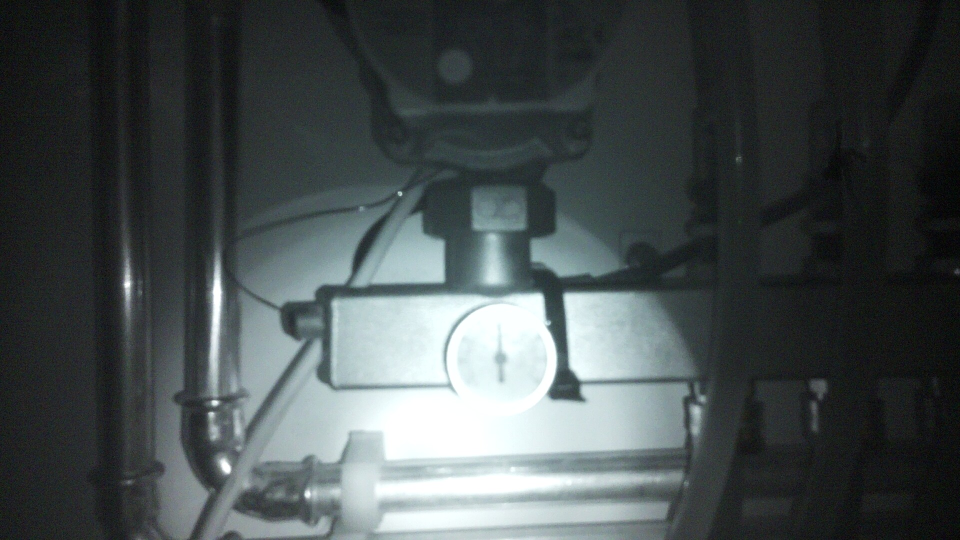
#> input picture test_images/test_dark_pump_off_40C.jpg, 1920 x 1080 px (shown at 1/2 size)
$ python -i gauge_reader.py   (imports and definitions only)
#> lines starting #> are read from the running program, lines starting #| are printed output that depends on the picture; after the words box and inside, x2 and y2 are one past the last pixel; in counts of white or black regions, pixels touching at a corner belong together
#!/usr/bin/env python3
"""
Temperature Gauge Needle Angle Detection System
Reads analog circular temperature gauge by detecting needle angle
No AI/API required - pure computer vision
"""

import argparse
import cv2
import numpy as np
import json
from pathlib import Path
from datetime import datetime

DEFAULT_CONFIG_PATH = Path(__file__).with_name("settings.json")

DEFAULT_SETTINGS = {
    "gauge": {
        "min_temp": 0,
        "max_temp": 80,
        "arc_degrees": 270,
        "zero_angle": 225,
        "min_radius": 30,
        "max_radius": 200,
        "needle_color_range": {
            "black": [[0, 0, 0], [180, 255, 80]],
            "red": [[0, 100, 100], [10, 255, 255]],
            "white": [[0, 0, 200], [180, 30, 255]]
        },
        "calibration_file": "gauge_calibration.json"
    }
}

# Runtime configuration values populated from settings
GAUGE_MIN_TEMP = DEFAULT_SETTINGS["gauge"]["min_temp"]
GAUGE_MAX_TEMP = DEFAULT_SETTINGS["gauge"]["max_temp"]
GAUGE_ARC_DEGREES = DEFAULT_SETTINGS["gauge"]["arc_degrees"]
GAUGE_ZERO_ANGLE = DEFAULT_SETTINGS["gauge"]["zero_angle"]
GAUGE_MIN_RADIUS = DEFAULT_SETTINGS["gauge"]["min_radius"]
GAUGE_MAX_RADIUS = DEFAULT_SETTINGS["gauge"]["max_radius"]
NEEDLE_COLOR_RANGE = {}
CALIBRATION_FILE = Path(DEFAULT_SETTINGS["gauge"]["calibration_file"])
CURRENT_CONFIG_PATH = None


def _resolve_path(value, base_dir):
    path = Path(value).expanduser()
    if not path.is_absolute():
        path = (base_dir / path).resolve()
    return path


def apply_settings(settings, base_dir):
    """Merge gauge settings from config into module globals."""

    global GAUGE_MIN_TEMP
    global GAUGE_MAX_TEMP
    global GAUGE_ARC_DEGREES
    global GAUGE_ZERO_ANGLE
    global GAUGE_MIN_RADIUS
    global GAUGE_MAX_RADIUS
    global NEEDLE_COLOR_RANGE
    global CALIBRATION_FILE

    gauge_settings = DEFAULT_SETTINGS["gauge"].copy()
    incoming = settings.get("gauge", {})

    for key, value in incoming.items():
        gauge_settings[key] = value

    GAUGE_MIN_TEMP = gauge_settings["min_temp"]
    GAUGE_MAX_TEMP = gauge_settings["max_temp"]
    GAUGE_ARC_DEGREES = gauge_settings["arc_degrees"]
    GAUGE_ZERO_ANGLE = gauge_settings["zero_angle"]
    GAUGE_MIN_RADIUS = gauge_settings["min_radius"]
    GAUGE_MAX_RADIUS = gauge_settings["max_radius"]

    needle_colors = {}
    for name, bounds in gauge_settings.get("needle_color_range", {}).items():
        lower, upper = bounds
        needle_colors[name] = (
            np.array(lower, dtype=np.uint8),
            np.array(upper, dtype=np.uint8)
        )
    NEEDLE_COLOR_RANGE = needle_colors

    CALIBRATION_FILE = _resolve_path(gauge_settings["calibration_file"], base_dir)


# [25 lines left out: functions _normalize_config_path, configure_from_file, not called in this run]


# Ensure defaults are applied at import
apply_settings(DEFAULT_SETTINGS, DEFAULT_CONFIG_PATH.parent)

# [4 lines not run here, left out]

# ============================================================================
# GAUGE DETECTION
# ============================================================================

def detect_gauge_circle(image):
    """
    Detect the circular gauge in the image
    Returns: (center_x, center_y, radius) or None
    """

    # Convert to grayscale
    gray = cv2.cvtColor(image, cv2.COLOR_BGR2GRAY)

    # Blur to reduce noise
    blurred = cv2.GaussianBlur(gray, (9, 9), 2)

    # Detect circles using Hough Transform
    circles = cv2.HoughCircles(
        blurred,
        cv2.HOUGH_GRADIENT,
        dp=1,
        minDist=100,
        param1=50,
        param2=30,
        minRadius=GAUGE_MIN_RADIUS,
        maxRadius=GAUGE_MAX_RADIUS
    )

    if circles is not None:
        circles = np.round(circles[0, :]).astype("int")

        # Return the most prominent circle (first detected)
        x, y, r = circles[0]
        return (x, y, r)

    return None

def crop_to_gauge(image, center, radius):
    """
    Crop image to gauge region with some padding
    Returns: cropped image, new center coordinates
    """
    x, y, r = center[0], center[1], radius
    padding = int(r * 0.3)

    # Calculate crop boundaries
    x1 = max(0, x - r - padding)
    y1 = max(0, y - r - padding)
    x2 = min(image.shape[1], x + r + padding)
    y2 = min(image.shape[0], y + r + padding)

    # Crop
    cropped = image[y1:y2, x1:x2]

    # New center in cropped image
    new_center = (x - x1, y - y1)

    return cropped, new_center

# ============================================================================
# NEEDLE DETECTION
# ============================================================================

def detect_needle(image, center, radius, needle_color='black'):
    """
    Detect needle in gauge using edge detection and line finding
    Returns: angle in degrees (0° = right, counterclockwise) or None
    """

    if needle_color not in NEEDLE_COLOR_RANGE:
        return None

    # Create mask for gauge area (exclude outer edges and center)
    mask = np.zeros(image.shape[:2], dtype=np.uint8)
    cv2.circle(mask, center, int(radius * 0.9), 255, -1)
    cv2.circle(mask, center, int(radius * 0.2), 0, -1)  # Exclude center

    # Convert to HSV for color detection
    hsv = cv2.cvtColor(image, cv2.COLOR_BGR2HSV)

    # Try to detect needle by color
    lower, upper = NEEDLE_COLOR_RANGE[needle_color]
    color_mask = cv2.inRange(hsv, lower, upper)

    # Combine with gauge mask
    needle_mask = cv2.bitwise_and(color_mask, mask)

    # If color detection fails, try edge detection
    if cv2.countNonZero(needle_mask) < 10:
        gray = cv2.cvtColor(image, cv2.COLOR_BGR2GRAY)
        edges = cv2.Canny(gray, 50, 150)
        needle_mask = cv2.bitwise_and(edges, mask)

    # Find lines using Hough Line Transform
    lines = cv2.HoughLinesP(
        needle_mask,
        rho=1,
        theta=np.pi/180,
        threshold=20,
        minLineLength=int(radius * 0.3),
        maxLineGap=10
    )

    if lines is None:
        return None

    # Find the line that passes closest to center
    best_line = None
    min_distance = float('inf')

    line_segments = np.array(lines, dtype=np.int32).reshape(-1, 4)

    for x1, y1, x2, y2 in line_segments:
        # Calculate distance from line to center
        distance = point_to_line_distance(center, (x1, y1), (x2, y2))

        if distance < min_distance:
            min_distance = distance
            best_line = (x1, y1, x2, y2)

    if best_line is None:
        return None

    x1, y1, x2, y2 = best_line

    # Calculate angle from center
    # Use the point furthest from center as needle tip
    dist1 = np.sqrt((x1 - center[0])**2 + (y1 - center[1])**2)
    dist2 = np.sqrt((x2 - center[0])**2 + (y2 - center[1])**2)

    if dist1 > dist2:
        tip_x, tip_y = x1, y1
    else:
        tip_x, tip_y = x2, y2

    # Calculate angle (0° = right, counterclockwise)
    angle = np.arctan2(tip_y - center[1], tip_x - center[0])
    angle_degrees = np.degrees(angle)

    # Normalize to 0-360
    if angle_degrees < 0:
        angle_degrees += 360

    return angle_degrees

def point_to_line_distance(point, line_start, line_end):
    """Calculate perpendicular distance from point to line segment"""
    x0, y0 = point
    x1, y1 = line_start
    x2, y2 = line_end

    # Calculate distance
    num = abs((y2-y1)*x0 - (x2-x1)*y0 + x2*y1 - y2*x1)
    den = np.sqrt((y2-y1)**2 + (x2-x1)**2)

    if den == 0:
        return float('inf')

    return num / den

# ============================================================================
# ANGLE TO TEMPERATURE CONVERSION
# ============================================================================

def angle_to_temperature(angle, calibration=None):
    """
    Convert needle angle to temperature
    Uses calibration data if available, otherwise uses default mapping
    """

    if calibration:
        # Use calibrated mapping
        zero_angle = calibration['zero_angle']
        max_angle = calibration['max_angle']
        min_temp = calibration['min_temp']
        max_temp = calibration['max_temp']

        # Normalize angle relative to zero
        relative_angle = angle - zero_angle
        if relative_angle < 0:
            relative_angle += 360

        arc_span = max_angle - zero_angle
        if arc_span < 0:
            arc_span += 360

        temp_range = max_temp - min_temp
        if arc_span <= 0 or temp_range <= 0:
            return round(min_temp, 1)

        temperature = min_temp + (relative_angle / arc_span) * temp_range

    else:
        # Use default mapping (0-80°C over 270°, starting at 225°)
        relative_angle = angle - GAUGE_ZERO_ANGLE
        if relative_angle < 0:
            relative_angle += 360

        # Map to temperature
        if GAUGE_ARC_DEGREES <= 0:
            return round(GAUGE_MIN_TEMP, 1)

        temp_range = GAUGE_MAX_TEMP - GAUGE_MIN_TEMP
        if temp_range <= 0:
            return round(GAUGE_MIN_TEMP, 1)

        temperature = GAUGE_MIN_TEMP + (relative_angle / GAUGE_ARC_DEGREES) * temp_range

    # Clamp to valid range
    temperature = max(GAUGE_MIN_TEMP, min(GAUGE_MAX_TEMP, temperature))

    return round(temperature, 1)

# ============================================================================
# CALIBRATION
# ============================================================================

# [57 lines left out: functions save_calibration, load_calibration, calibrate_gauge, not called in this run]

# ============================================================================
# MAIN READING FUNCTION
# ============================================================================

def read_gauge(image, calibration=None, debug=False):
    """
    Read temperature from gauge image
    Returns: dict with temperature, angle, confidence, etc.
    """

    result = {
        'temperature_c': None,
        'angle': None,
        'confidence': 'low',
        'gauge_detected': False,
        'needle_detected': False,
        'notes': ''
    }

    # Detect gauge circle
    gauge = detect_gauge_circle(image)

    if gauge is None:
        result['notes'] = 'Could not detect gauge circle'
        return result

    result['gauge_detected'] = True
    center_x, center_y, radius = gauge

    if debug:
        print(f"Gauge detected: center=({center_x}, {center_y}), radius={radius}")

    # Crop to gauge region
    cropped, new_center = crop_to_gauge(image, (center_x, center_y), radius)

    # Try different needle colors
    angle = None
    detected_color = None
    color_candidates = ['black', 'red', 'white']
    for extra_color in NEEDLE_COLOR_RANGE.keys():
        if extra_color not in color_candidates:
            color_candidates.append(extra_color)

    for needle_color in color_candidates:
        if needle_color not in NEEDLE_COLOR_RANGE:
            continue
        angle = detect_needle(cropped, new_center, radius, needle_color)
        if angle is not None:
            detected_color = needle_color
            if debug:
                print(f"Needle detected ({needle_color}): angle={angle:.1f}°")
            break

    if angle is None:
        result['notes'] = 'Could not detect needle'
        return result

    result['needle_detected'] = True
    result['angle'] = angle

    # Convert angle to temperature
    temperature = angle_to_temperature(angle, calibration)
    result['temperature_c'] = temperature

    # Determine confidence
    if gauge and angle is not None:
        result['confidence'] = 'high'
    else:
        result['confidence'] = 'medium'

    result['notes'] = f'Needle at {angle:.1f}° = {temperature}°C'

    if debug:
        print(f"Result: {result}")

    return result

# ============================================================================
# TESTING / STANDALONE USAGE
# ============================================================================

# [77 lines left out: functions test_on_image, main, not called in this run]


# [2 lines not run here, left out]

>>> import cv2
>>> picture = cv2.imread('test_images/test_dark_pump_off_40C.jpg')
#> picture is the input picture: shape (1080, 1920, 3); mean B, G, R 79.1, 78.3, 70.8
>>> result = read_gauge(picture)
#> in detect_gauge_circle, `circles = cv2.HoughCircles( blurred, cv2.HOUGH_GRADIENT, dp=1, minDist..`: circles = [[1002.5, 719.5, 111.1], [530.5, 855.5, 170.7], [1204.5, 833.5, 74.9]]
#> in detect_gauge_circle, `circles = np.round(circles[0, :]).astype("int")`: circles = [[1002, 720, 111], [530, 856, 171], [1204, 834, 75]]
#> in detect_gauge_circle, `x, y, r = circles[0]`: x = 1002; y = 720; r = 111
#> in read_gauge, `gauge = detect_gauge_circle(image)`: gauge = (1002, 720, 111)
#> in read_gauge, `center_x, center_y, radius = gauge`: center_x = 1002; center_y = 720; radius = 111
#> in crop_to_gauge, `x, y, r = center[0], center[1], radius`: x = 1002; y = 720; r = 111
#> in crop_to_gauge, `padding = int(r * 0.3)`: padding = 33
#> in crop_to_gauge, `x1 = max(0, x - r - padding)`: x1 = 858
#> in crop_to_gauge, `y1 = max(0, y - r - padding)`: y1 = 576
#> in crop_to_gauge, `x2 = min(image.shape[1], x + r + padding)`: x2 = 1146
#> in crop_to_gauge, `y2 = min(image.shape[0], y + r + padding)`: y2 = 864
#> in crop_to_gauge, `cropped = image[y1:y2, x1:x2]`:
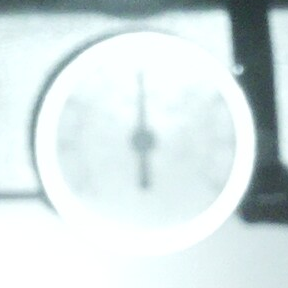
#> cropped: shape (288, 288, 3); mean B, G, R 226.6, 225.7, 213
#> in crop_to_gauge, `new_center = (x - x1, y - y1)`: new_center = (144, 144)
#> the loop in read_gauge, `for needle_color in color_candidates:` made 3 passes
#> pass 1, in detect_needle, `color_mask = cv2.inRange(hsv, lower, upper)`:
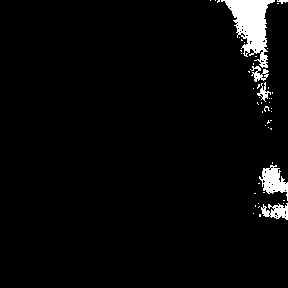
#> color_mask: shape (288, 288); 3.4% white; 49 white regions (43 under 20 px), largest, box (x1, y1, x2, y2) and area: (221, 0, 275, 68) 1663, (259, 165, 288, 201) 524, (261, 203, 288, 220) 274, (250, 66, 269, 82) 141, (257, 82, 271, 102) 98, (277, 0, 288, 4) 26
